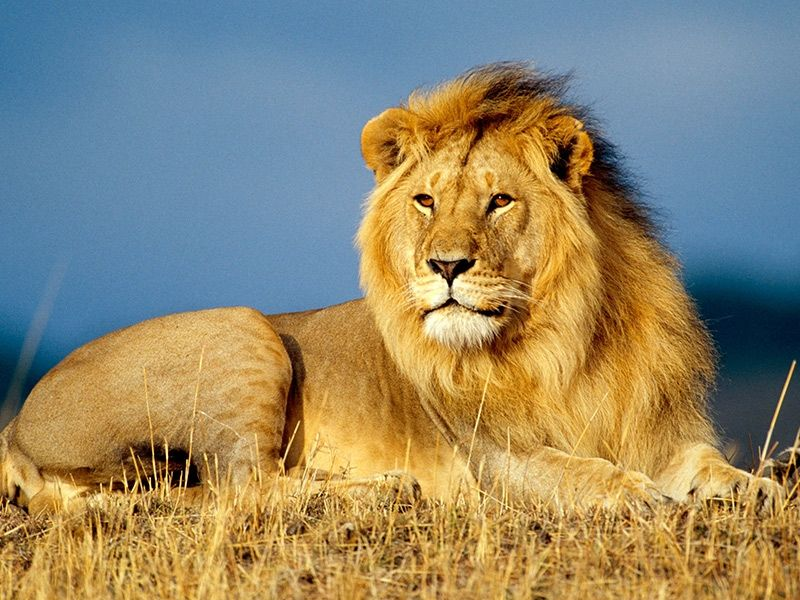
#> input picture lion.jpg, 800 x 600 px
$ jupyter execute ImageProcessing_tricks.ipynb
#> lines starting #> are read from the running program, lines starting #| are printed output that depends on the picture
[cell 1]
import cv2
import numpy as np
from google.colab.patches import cv2_imshow
import matplotlib.pyplot as plt

[cell 2]
from google.colab import files
uploaded = files.upload()
#> the answer given: lion.jpg

[cell 3]
img1 = cv2.imread("lion.jpg")
#> img1 is the input picture: shape (600, 800, 3); mean B, G, R 109.4, 136.3, 145.2
img2 = cv2.imread('aloevera.jpg')
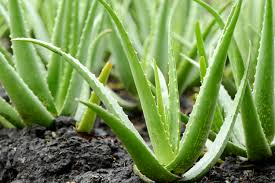
#> input picture aloevera.jpg, 275 x 183 px
#> img2 is the input picture: shape (183, 275, 3); mean B, G, R 83.7, 146.2, 118.8

Guassian Blur

[cell 4]
img1_g = cv2.GaussianBlur(img1,(5,5),10)
cv2_imshow(img1_g)

ImageBlend

[cell 5]
img11 = cv2.resize(img1,(300,300))
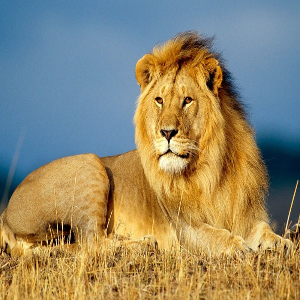
#> img11: shape (300, 300, 3); mean B, G, R 109.4, 136.3, 145.2
img21 = cv2.resize(img2,(300,300))
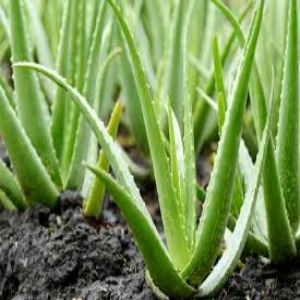
#> img21: shape (300, 300, 3); mean B, G, R 83.6, 146.1, 118.7
blend = cv2.addWeighted(img11,0.5,img21,0.5,1)
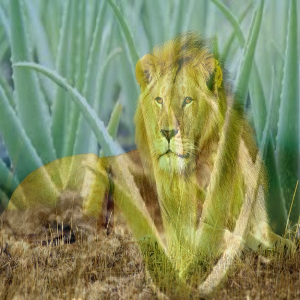
#> blend: shape (300, 300, 3); mean B, G, R 97.5, 142.2, 132.9
#himg = hstack()
cv2_imshow(blend)
